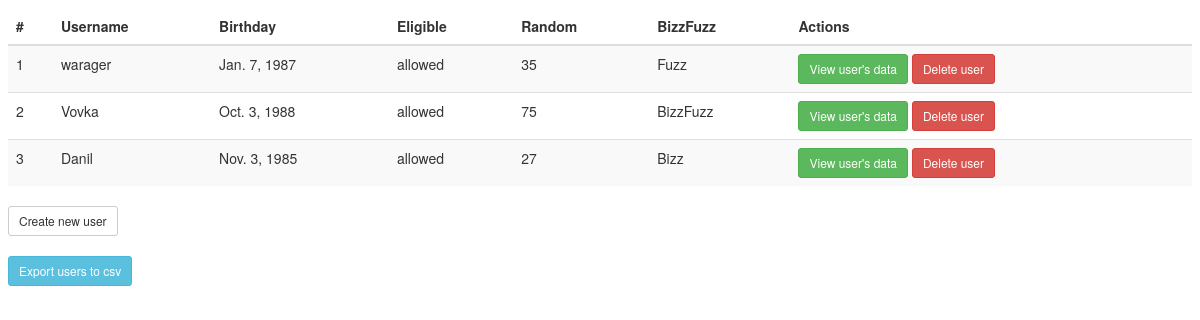
The page / on the database its author committed.
### milo_task/account/models.py (models this page shows)
class User(AbstractUser):
    birthday = models.DateField(null=True, blank=True)
    random = models.IntegerField(auto_created=True, default=randint(0, 100))
    REQUIRED_FIELDS = ['birthday', 'random']

### milo_task/account/views.py (the view)
# urls.py: url(r'^$', 'milo_task.account.views.listing'),
def listing(request):
    users = User.objects.all()
    data = {
        'users': users
    }
    return render(request, "account/listing.html", data)

### milo_task/account/templatetags/account_extras.py (called while the page is built)
@register.filter
def eligible(born):
    return get_eligible(born)

@register.filter
def bizzfuzz(random):
    return get_bizzfuzz(random)

### milo_task/account/utils.py (called while the page is built)
def get_eligible(born):
    if not born:
        return 'blocked'
    today = date.today()
    age = today.year - born.year - ((today.month, today.day) < (
                                    born.month, born.day))
    if age > 13:
        return 'allowed'
    else:
        return 'blocked'

def get_bizzfuzz(random):
    if random % 3 == 0 and random % 5 == 0:
        return 'BizzFuzz'
    if random % 3 == 0:
        return 'Bizz'
    if random % 5 == 0:
        return 'Fuzz'
    else:
        return random

### milo_task/account/templates/account/listing.html
{% extends 'base.html' %}
{% load account_extras %}
{% block content %}
    <table class="table table-striped"
         data-role="table">
    <thead>
    <tr>
      <th>#</th>
      <th>Username</th>
      <th>Birthday</th>
      <th>Eligible</th>
      <th>Random</th>
      <th>BizzFuzz</th>
      <th>Actions</th>
    </tr>
    </thead>
    <tbody>
    {% for user in users %}
      <tr>
        <td>{{ forloop.counter }}</td>
        <td>{{ user.username }}</td>
        <td>{{ user.birthday }}</td>
        <td>{{ user.birthday|eligible }}</td>
        <td>{{ user.random}}</td>
        <td>{{ user.random|bizzfuzz }}</td>
        <td>
          <a href="/view/{{ user.id }}" class="btn btn-success btn-sm">View
            user's data</a>
          <a href="/delete/{{ user.id }}" class="btn btn-danger btn-sm">
            Delete user</a>
        </td>
      </tr>
    {% endfor %}
    </tbody>
  </table>
  <a href="/create" class="btn btn-default btn-sm">Create new user</a>
  <br>
  <br>
  <a href = "/export_csv" class="btn btn-info btn-sm">Export users to csv</a>
{% endblock %}

### milo_task/account/templates/base.html (shortened to what this page needs)
<!DOCTYPE html>
<html>
<head>
  <link rel="stylesheet"
        href="//maxcdn.bootstrapcdn.com/bootstrap/3.2.0/css/bootstrap.min.css">
</head>
<body>
  {% block content %}
  {% endblock %}
</body>
</html>

### milo_task/account/templates/base.html (style rules this page uses)
body { margin: 8px; }

### rows shown on the page
User: username "warager", birthday "Jan. 7, 1987", birthday|eligible "allowed", random "35", random|bizzfuzz "Fuzz"
User: username "Vovka", birthday "Oct. 3, 1988", birthday|eligible "allowed", random "75", random|bizzfuzz "BizzFuzz"
User: username "Danil", birthday "Nov. 3, 1985", birthday|eligible "allowed", random "27", random|bizzfuzz "Bizz"
